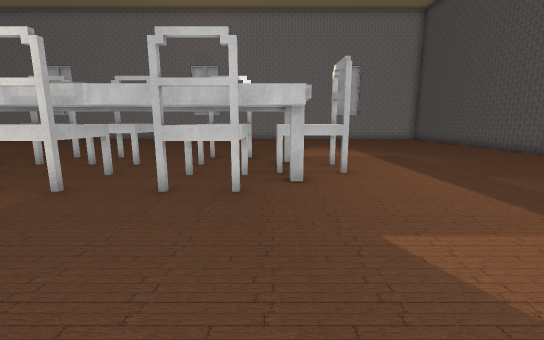
view 1 (above)

21 first-person views from a walk through a 3-D level made in the Unity game engine. The camera is 1.4 m above the floor, tilts 10° down and sees 90° across. Doors are open. The floor is counted in squares, 1 m on a side. Each view is taken from the middle of a square. On the plan, view 1 faces up. The plan holds only what a view shows up to about 13 squares ahead; the rest is blank. The player is left out. Some animated figures are not drawn.

view 2
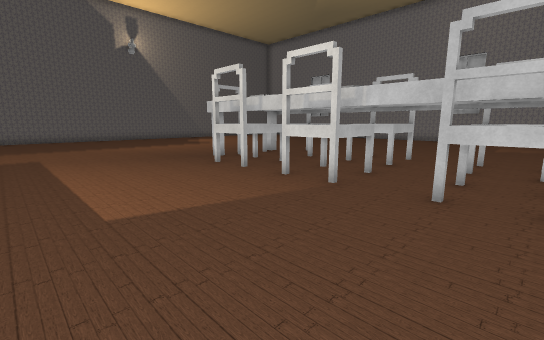

view 3
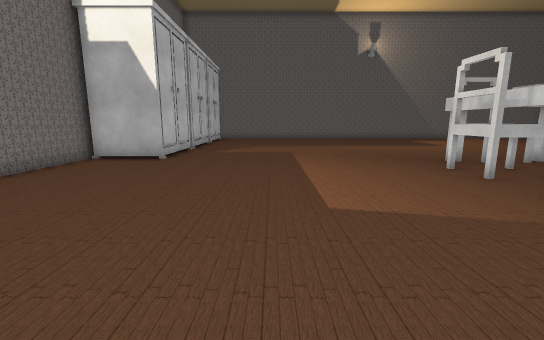

view 4
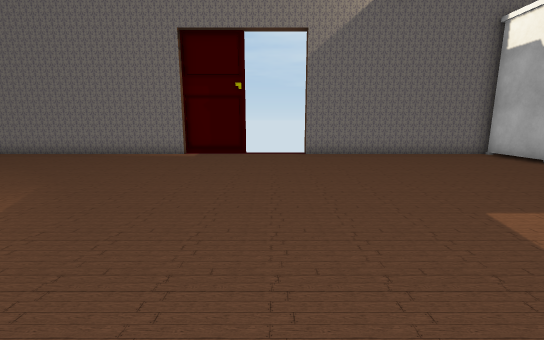

view 5
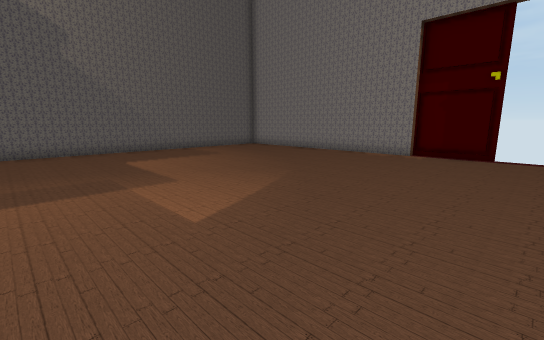

view 6
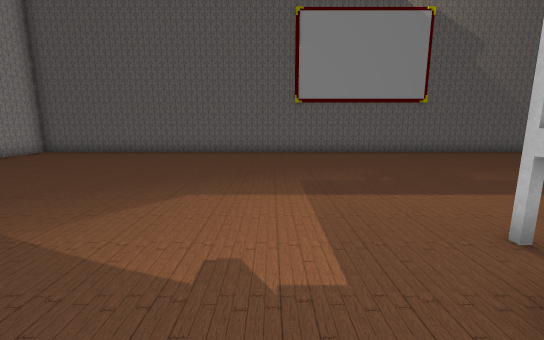

view 7
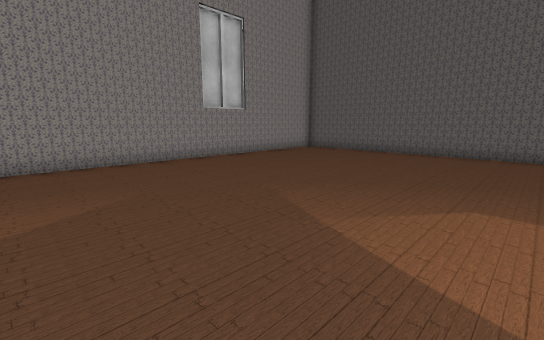

view 8
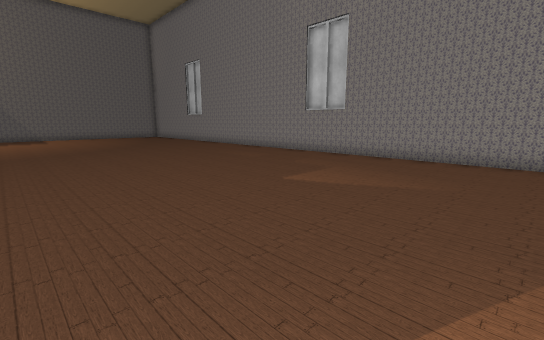

view 9
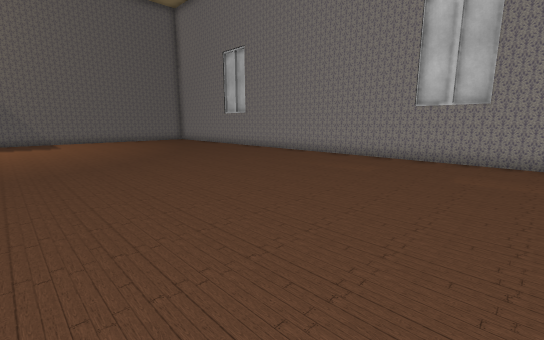

view 10
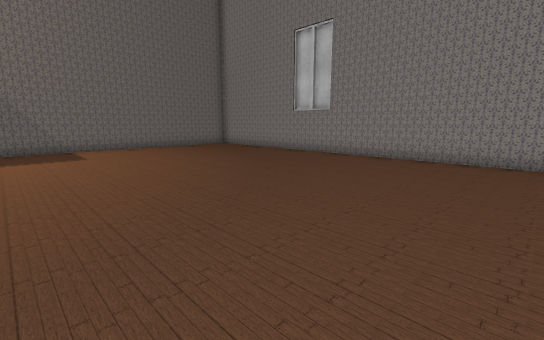

view 11
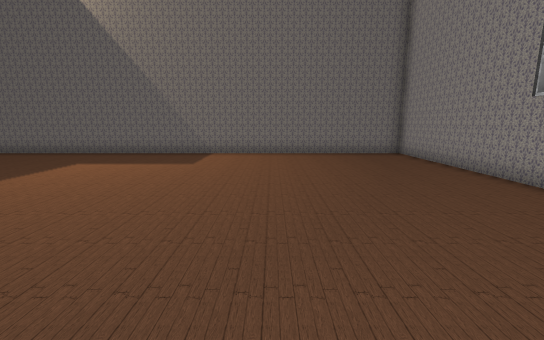

view 12
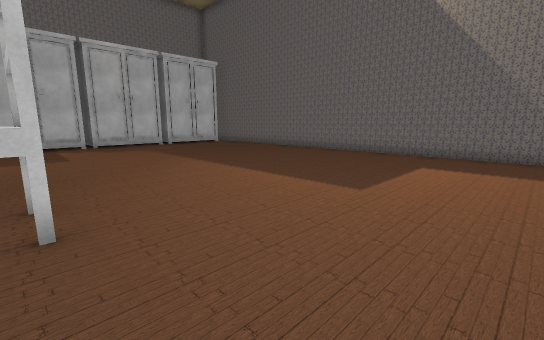

view 13
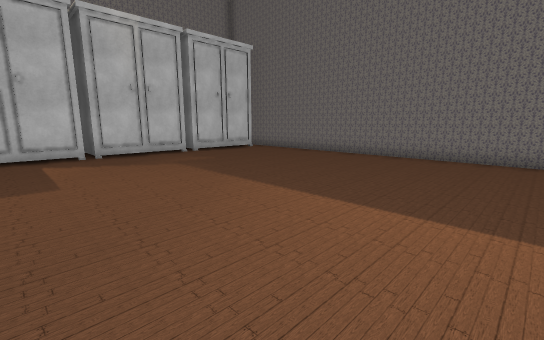

view 14
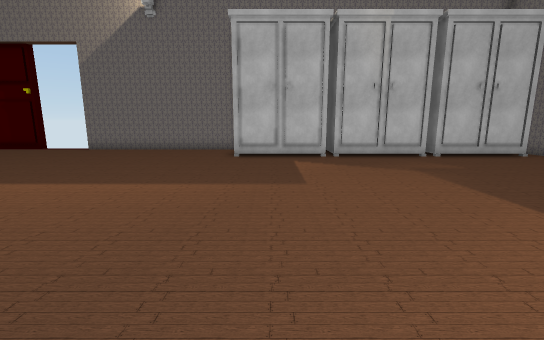

view 15
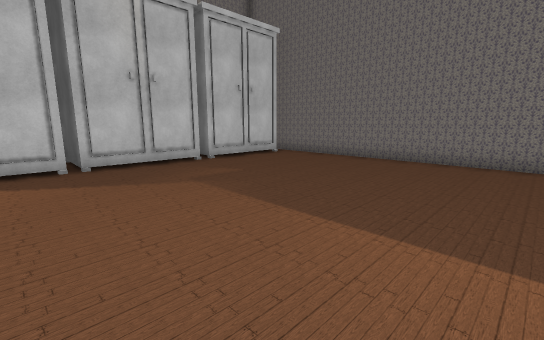

view 16
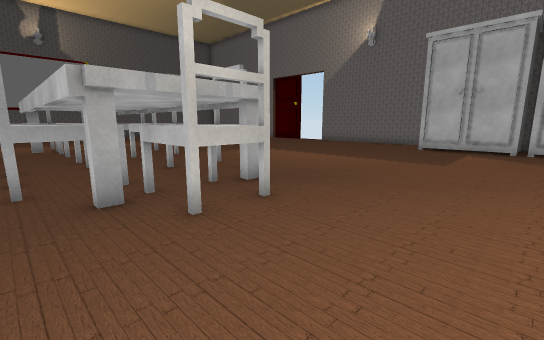

view 17
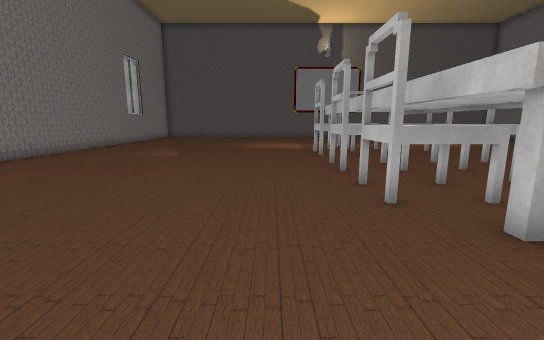

view 18
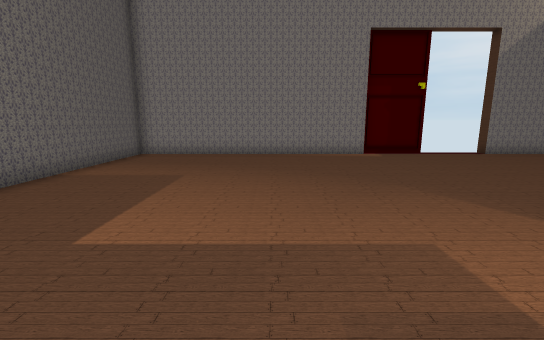

view 19
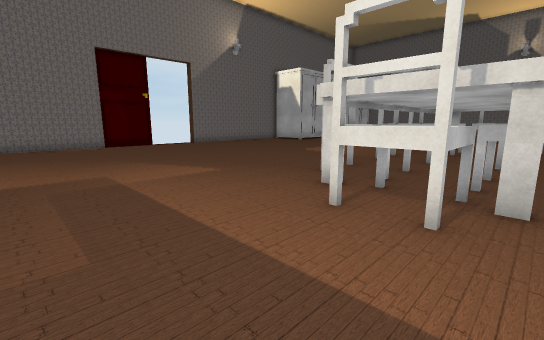

view 20
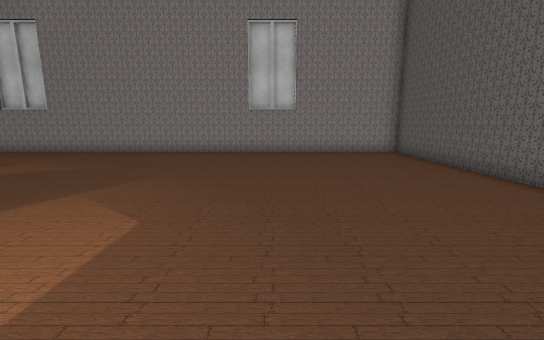

view 21
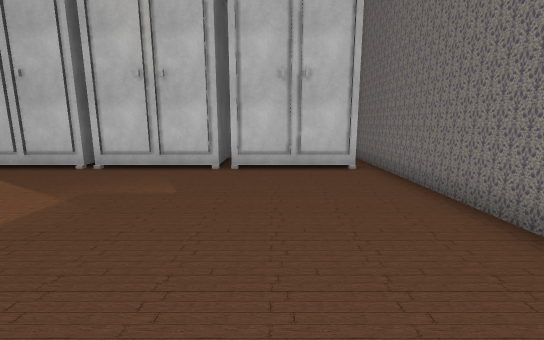

### Floor plan
Points are (right, up) in squares from view 1. A wall is a line through its corners. A room is listed if a view was taken in it or the views show most of it. See-through windows are left out.
Room 1 (views 1, 2, 3, 4, 5, 6, 7, 8, 9, 10, 11, 12, 13, 14, 15, 16, 17, 18, 19, 20, 21)
walls: (-11, 9.5) (-11, 10); (0.4, 9.5) (0.4, 10); (0.7, 10) (0.7, 9.5); (-11.8, -7.1) (-3.5, -7.1); (-0.9, -7.4) (1.9, -7.4) (1.9, -7.1) (11.8, -7.1) (11.8, 22.8) (-24.4, 22.8) (-24.4, -6.9)
ways out: open door at (-2.2, -7.6)
objects: closet (-23, -5) to (-20, -4); closet (-19, -6) to (-16, -4); closet (-15, -6) to (-12, -4); chair (-12, 8) to (-11, 9); chair (-9, 6) to (-8, 7); other object (-9, 7); chair (-9, 11) to (-8, 11); chair (-6, 9) to (-5, 11); chair (-5, 6) to (-4, 7); chair (-2, 6) to (-1, 7); chair (-2, 9); chair (-2, 11) to (-1, 11); chair (0, 8) to (2, 9)

Positions as (right, up) in squares from view 1, and headings:
1: (0, 0), facing up
2: (-1, 0), facing up-left
3: (-1, 0), facing left
4: (-2, 5), facing down
5: (-2, 5), facing down-right
6: (-1, 12), facing right
7: (-1, 13), facing up-right
8: (2, 12), facing up-left
9: (-3, 12), facing up-left
10: (-9, 12), facing up-left
11: (-12, 17), facing left
12: (-12, 13), facing down-left
13: (-13, 8), facing down-left
14: (-13, 7), facing down
15: (-14, 5), facing down-left
16: (-16, 11), facing down-right
17: (-14, 13), facing right
18: (6, 5), facing down
19: (6, 10), facing down-left
20: (6, 10), facing up
21: (-21, 4), facing down
